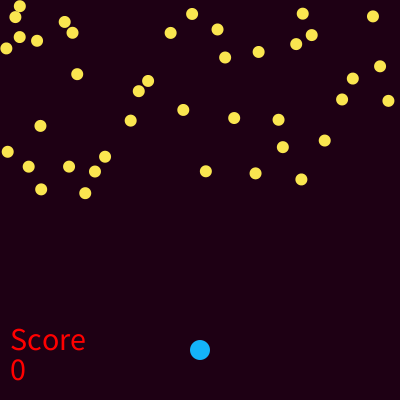
Frame 1 (no input)
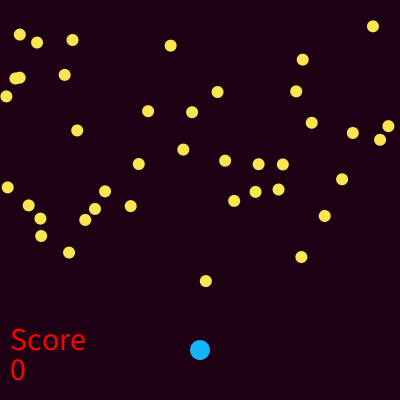
Frame 60 (the mouse pressed at the canvas centre just before this capture)
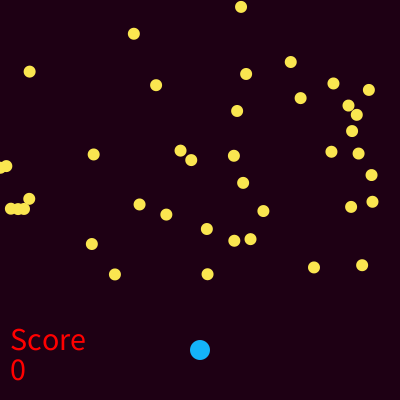
Frame 120 (the mouse held since frame 60 and released just before this capture)

The Processing sketch that drew these frames (run headless with seeded random() and noise(); from frame 60 on, the mouse is pressed at the canvas centre):

// Processing sketch: a_shooting_game
// ── a_shooting_game.pde
// global variables:
PVector ship; // "Processing Vector" type, 2D or 3D vector
float shipVelocity = 0;
int numstars = 40;  
PVector star[];
float []star_moving_speed; 
int []star_shot_flag; //the flag showing whether the star is shot by a bullet

PVector bullets[];
int numbullets = 5;
int start_shooting=0; //the flag that shows whether the ship shoots a bullet
int explode=0; //the flag that shows whether the bullet hits a star and explodes
int score=0; 
int currentBullet = 0;

void setup() // executes once
{
  size(400,400); // set window size
  ship = new PVector(200,350); //the ship's position
  star = new PVector[numstars];
  bullets = new PVector[numbullets];
  star_moving_speed = new float[numstars];
  star_shot_flag= new int[numstars];

 // initialize bullets array
 for (int i = 0; i < numbullets; i ++ ) { // Initialize each Car using a for loop.
    bullets[i] = new PVector(0, -20); 
  }
 
  for (int i = 0; i < numstars; i++)
  {
       star[i] = new PVector(random(0,width),random(0,height/2));
       star_moving_speed[i] =random(0,2.0);
       star_shot_flag[i]= 0; //initially no star is shot
  } 

  noStroke(); // no outlines around shapes  
 
}




void draw() // draw loop, executes repeatedly
{
  background(30,0,20); // clear screen to this background color
  fill(250,230,80); // set draw color
  for (int i = 0; i < numstars && start_shooting==0; i++) // draw all stars before the ship shoots a bullet
     ellipse(star[i].x,star[i].y,12,12);
   
     
  // change ship position
  ship.x += shipVelocity;
  
  if (shipVelocity > 0)
    shipVelocity -= 0.5;
  else if (shipVelocity < 0)
    shipVelocity += 0.5; 
  fill(20,180,250); // set draw color
  ellipse(ship.x,ship.y,20,20); // draw ship

        
  for (int i = 0; i < numstars; i++)
  {
    star[i].x=star[i].x;
    star[i].y=star[i].y+star_moving_speed[i]; // stars move in y direction and each has its own speed   
  }
  
  
  if(start_shooting==1) //after the ship shoots a bullet
  {
    
       if(explode==0) //if the bullet does not hit a star (i.e. it keeps moving), we draw the bullet; otherwise we skip drawing it.
       {  
         for (int i = 0; i < numbullets; i++)
         {
            bullets[i].y -= 5; 
            fill(20,180,250); // set draw color
            ellipse(bullets[i].x,bullets[i].y,10,10); // draw bullet
         }
       }
    
     
      for (int i = 0; i < numstars ; i++) // draw the stars that are not shot by bullets
      {  
         if(star_shot_flag[i]==0) 
         {
             for (int j = 0; j < numbullets; j++)
             {
               float distanceStarBullet; //the distance between star and bullet
               distanceStarBullet= sqrt((bullets[j].x- star[i].x)*(bullets[j].x- star[i].x)+(bullets[j].y- star[i].y)*(bullets[j].y- star[i].y));
               
               if(distanceStarBullet<11) //star that is close to a bullet within a distance is shot
               {  
                  star_shot_flag[i]=1; //set flags
                  explode=1; 
                  score++; //update score
               }
             }
             float distanceStarPlayer; //the distance between star and bullet
             distanceStarPlayer= sqrt((ship.x- star[i].x)*(ship.x- star[i].x)+(ship.y- star[i].y)*(ship.y- star[i].y));
             
             if(distanceStarPlayer<16) //star that is close to player kills player and ends game
               exit();
             
            fill(250,230,80); // set draw color
            ellipse(star[i].x,star[i].y,12,12); 
         }
      }
   
  }
  
  //display the score
  fill(255, 0, 0);
  textSize(32);
  text("Score", 10, 350); 
  text(score, 10, 380);
  
}

void mousePressed()
{
  // executed on mouse click
  // reset star and ship position

  for (int i = 0; i < numstars; i++)
  {
       star[i] = new PVector(random(0,width),random(0,height/2));
       star_moving_speed[i] = random(0,2.0);
       star_shot_flag[i]= 0; 
  }
  
  ship = new PVector(200,350);   
  score=0;
  
}

void keyPressed()
{
  // executed on key press
  
  // destroy half the stars when "a" pressed
  if (key == 'a')
     numstars = numstars/2;
     
  if(key=='f')//shoot a bullet when "f" pressed
  { explode=0;
    bullets[currentBullet]= new PVector(ship.x,ship.y);
    start_shooting=1;
    currentBullet++;
    currentBullet = currentBullet % 5;  
  }  
  
  if(key=='j' && shipVelocity > -10) //move left when "j" pressed
    shipVelocity=shipVelocity-3;
  
  if(key=='k' && shipVelocity < 10) //move right when "k" pressed
    shipVelocity=shipVelocity+3;    
}
